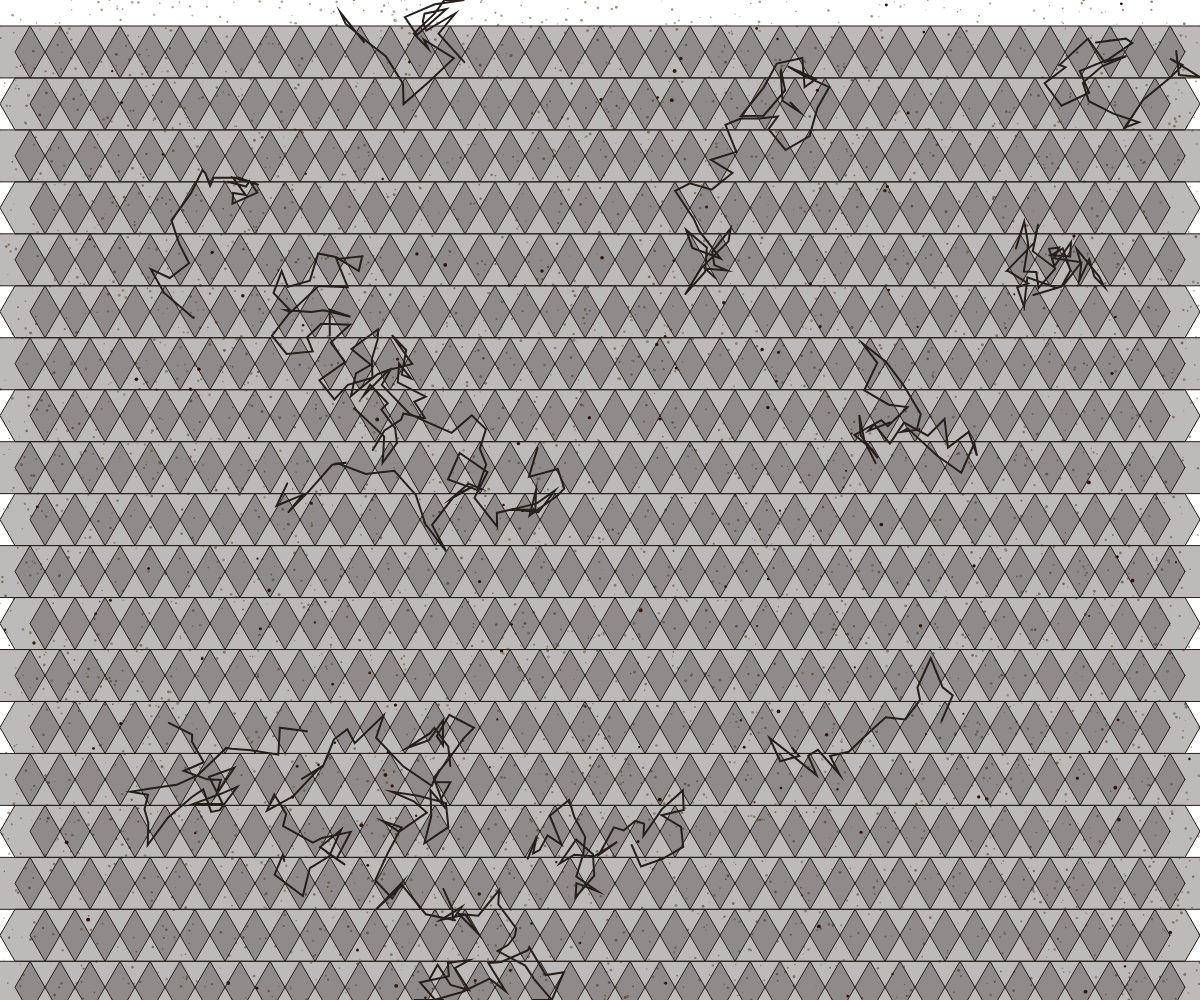
Frame 1 (no input)
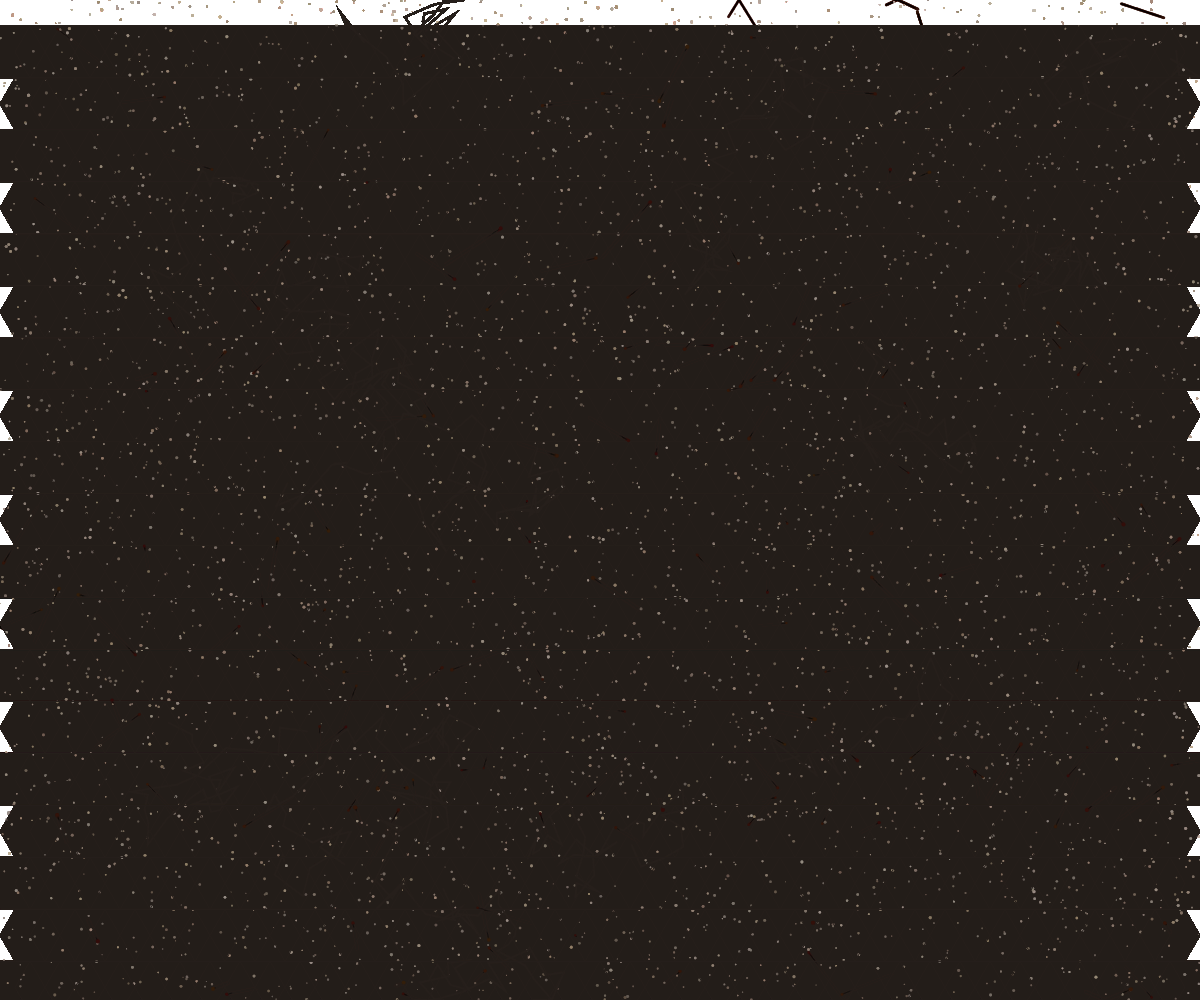
Frame 60 (no input)
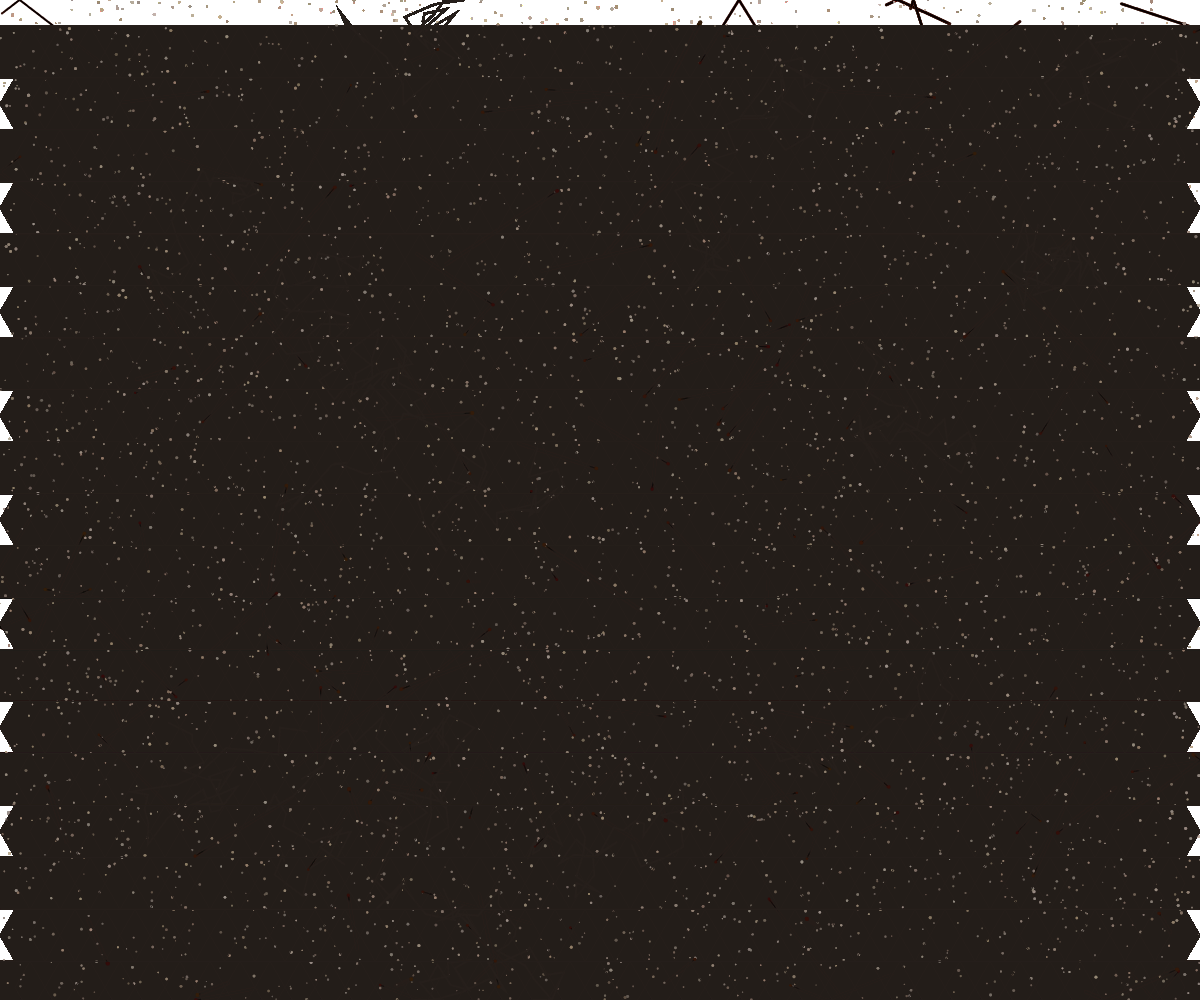
Frame 120 (the mouse pressed at the canvas centre since frame 60)

The p5.js sketch that drew these frames (run headless with seeded random() and noise() and a simulated clock; from frame 60 on, the mouse is pressed at the canvas centre):

// p5.js sketch
// ── sketch.js
let ants = [];
let tunnels = [];
let sandTexture;
let hexSize = 30;
let hexHeight = hexSize * Math.sqrt(3);
let antCount = 150;

function setup() {
  createCanvas(windowWidth, windowHeight);
  colorMode(HSB, 360, 100, 100, 1);
  
  // Create sand texture
  sandTexture = createGraphics(width, height);
  sandTexture.colorMode(HSB, 360, 100, 100, 1);
  for (let i = 0; i < 5000; i++) {
    let x = random(width);
    let y = random(height);
    let sz = random(1, 3);
    let h = random(20, 40);
    let s = random(10, 30);
    let b = random(60, 80);
    sandTexture.noStroke();
    sandTexture.fill(h, s, b);
    sandTexture.ellipse(x, y, sz, sz);
  }
  
  // Generate hexagonal honeycomb pattern
  generateTunnels();
  
  // Create ants
  for (let i = 0; i < antCount; i++) {
    ants.push({
      x: random(width),
      y: random(height),
      vx: random(-1, 1),
      vy: random(-1, 1),
      size: random(2, 4),
      hue: random(0, 30), // Dark brown to black
      trail: []
    });
  }
}

function draw() {
  // Draw sand background
  image(sandTexture, 0, 0);
  
  // Draw tunnels (dark winding paths)
  stroke(20, 30, 15);
  strokeWeight(2);
  noFill();
  for (let tunnel of tunnels) {
    beginShape();
    for (let point of tunnel) {
      vertex(point.x, point.y);
    }
    endShape();
  }
  
  // Draw chambers (hexagons)
  fill(20, 30, 15, 0.3);
  stroke(20, 30, 15);
  strokeWeight(1);
  for (let i = 0; i < width / hexSize; i++) {
    for (let j = 0; j < height / hexHeight; j++) {
      let x = i * hexSize + (j % 2) * hexSize / 2;
      let y = j * hexHeight;
      if (x > 0 && x < width && y > 0 && y < height) {
        drawHex(x, y);
      }
    }
  }
  
  // Update and draw ants
  for (let ant of ants) {
    // Update position
    ant.x += ant.vx;
    ant.y += ant.vy;
    
    // Add to trail
    ant.trail.push({x: ant.x, y: ant.y});
    if (ant.trail.length > 10) {
      ant.trail.shift();
    }
    
    // Boundary check and bounce
    if (ant.x < 0 || ant.x > width) {
      ant.vx *= -1;
    }
    if (ant.y < 0 || ant.y > height) {
      ant.vy *= -1;
    }
    
    // Draw trail
    noFill();
    stroke(0, 0, 0, 0.3);
    strokeWeight(1);
    beginShape();
    for (let point of ant.trail) {
      vertex(point.x, point.y);
    }
    endShape();
    
    // Draw ant body
    fill(ant.hue, 80, 20);
    noStroke();
    ellipse(ant.x, ant.y, ant.size, ant.size);
  }
}

function generateTunnels() {
  // Create a few winding tunnel paths
  for (let i = 0; i < 15; i++) {
    let path = [];
    let x = random(width);
    let y = random(height);
    let segments = floor(random(20, 50));
    
    for (let j = 0; j < segments; j++) {
      x += random(-30, 30);
      y += random(-30, 30);
      
      // Keep within bounds
      x = constrain(x, 0, width);
      y = constrain(y, 0, height);
      
      path.push({x: x, y: y});
    }
    
    tunnels.push(path);
  }
}

function drawHex(x, y) {
  beginShape();
  for (let i = 0; i < 6; i++) {
    let angle = TWO_PI / 6 * i;
    let px = x + hexSize * cos(angle);
    let py = y + hexSize * sin(angle);
    vertex(px, py);
  }
  endShape(CLOSE);
}

function windowResized() {
  resizeCanvas(windowWidth, windowHeight);
}
